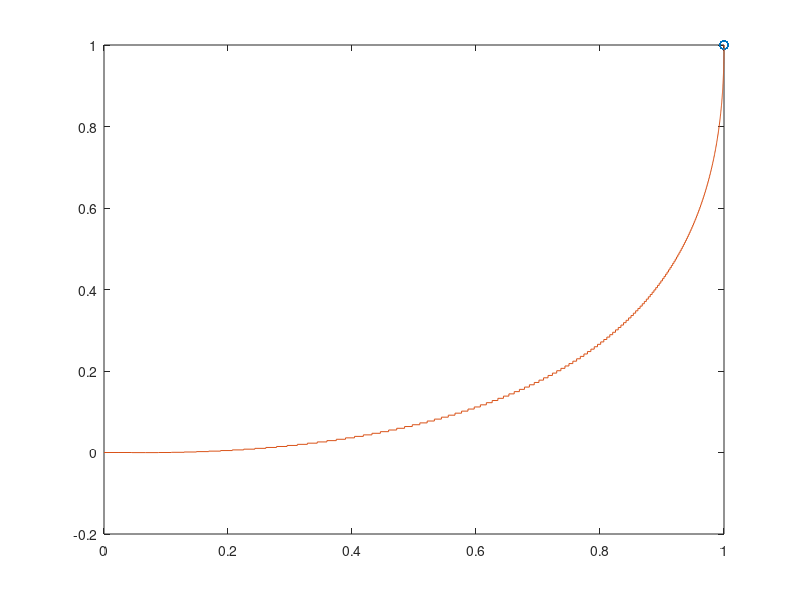

Here is the MATLAB script that generated this plot:
clear

% Tempo de amostragem
Ts = 0.016;

% Tempo de simulacao
t = 0:Ts:30;

% Trajetoria
ganho = 1;
freq = 2*pi/30;
% traj = [ganho*sin(freq*t); ganho*sin(2*freq*t)];
traj = [ganho*ones(1,length(t)); ganho*ones(1,length(t))];

% Definicao do sistema
G = [0 1 0 0;
     0 0 0 0;
     0 0 0 1;
     0 0 0 0];

H = [0 0;
     1 0;
     0 0;
     0 1];
 
C = [1 1 0 0];
 
discSys = c2d(ss(G,H,C,0), Ts);

real = 1;
im = 0;

% Calculo da matriz de ganho K
cont_poles = [-real + im*1i, -real - im*1i, -2*real + im*1i, -2*real - im*1i];
disc_poles = [pol2cart(im*Ts, abs(exp(-real*Ts)));
              pol2cart(-im*Ts, abs(exp(-real*Ts)));
              pol2cart(im*Ts, abs(exp(-2*real*Ts)));
              pol2cart(-im*Ts, abs(exp(-2*real*Ts)))]

Kc = place(G, H, cont_poles);
Kd = place(discSys.A, discSys.B, disc_poles);

% Condicao inicial
i_pose = [0, 0, 0];
i_vel = [1, 1];

% Set das variaveis do primeiro loop
x_pos = i_pose(1);
y_pos = i_pose(2);
theta = i_pose(3);
x_vel = i_vel(1);
y_vel = i_vel(2);

x_vel_ref_prev = x_vel;
y_vel_ref_prev = y_vel;

robot_x_pos = [];
robot_y_pos = [];

% Loop de simulacao
for k = 2:length(t)-1
    robot_x_pos = [robot_x_pos; x_pos];
    robot_y_pos = [robot_y_pos; y_pos];
    
    % Calculo das referencias por loop
    x_pos_ref = traj(1,k);
    y_pos_ref = traj(2,k);
    x_vel_ref  = (x_pos_ref - traj(1,k-1))/Ts;
    y_vel_ref  = (y_pos_ref - traj(2,k-1))/Ts;
    
    x_vel_ref_next = (traj(1,k+1) - traj(1,k))/Ts;
    y_vel_ref_next = (traj(1,k+1) - traj(1,k))/Ts;
    
    % Calculo dos estados (erros)
    z_e = [x_pos_ref - x_pos;
           x_vel_ref - x_vel;
           y_pos_ref - y_pos;
           y_vel_ref - y_vel];
      
    % Calculo das aceleraçoes de referencia
    x_a_ref = (x_vel_ref_next - x_vel_ref)/Ts;
    y_a_ref = (x_vel_ref_next - y_vel_ref)/Ts;
    
    
    % Lei de controle
    mid_u = Kc*z_e + [x_a_ref; y_a_ref];
    
    % Calculo da matriz F
    v = sqrt((x_vel)^2 + (y_vel)^2);
    F = [cos(theta) -v*sin(theta);
         sin(theta) v*cos(theta)]; 
    final_u = F^(-1)*mid_u;
    
    % Entrada no robo
    v = final_u(1)*Ts + v; % integra dv
    w = final_u(2);
    robot_input = [v; w];
    robot_cinematic = [cos(theta) 0;
                       sin(theta) 0;
                                0 1];
    dout_robot = robot_cinematic * robot_input;
    
    % "Leitura" dos estados do robô (integrando a saída)
    noise = 0.00; % Set to experiment with noise (e.g. 0.001)
    out_robot = [x_pos + Ts*dout_robot(1);
                 y_pos + Ts*dout_robot(2);
                 theta + Ts*dout_robot(3)];
    
    x_vel = dout_robot(1);
    y_vel = dout_robot(2);
     
    x_pos = out_robot(1);
    y_pos = out_robot(2);
    theta = out_robot(3);
    
end

plot(traj(1,:),traj(2,:), "o");
hold on
stairs(robot_x_pos, robot_y_pos);
hold off
%legend("Trajetoria de referencia", "Trajetoria do robo");


